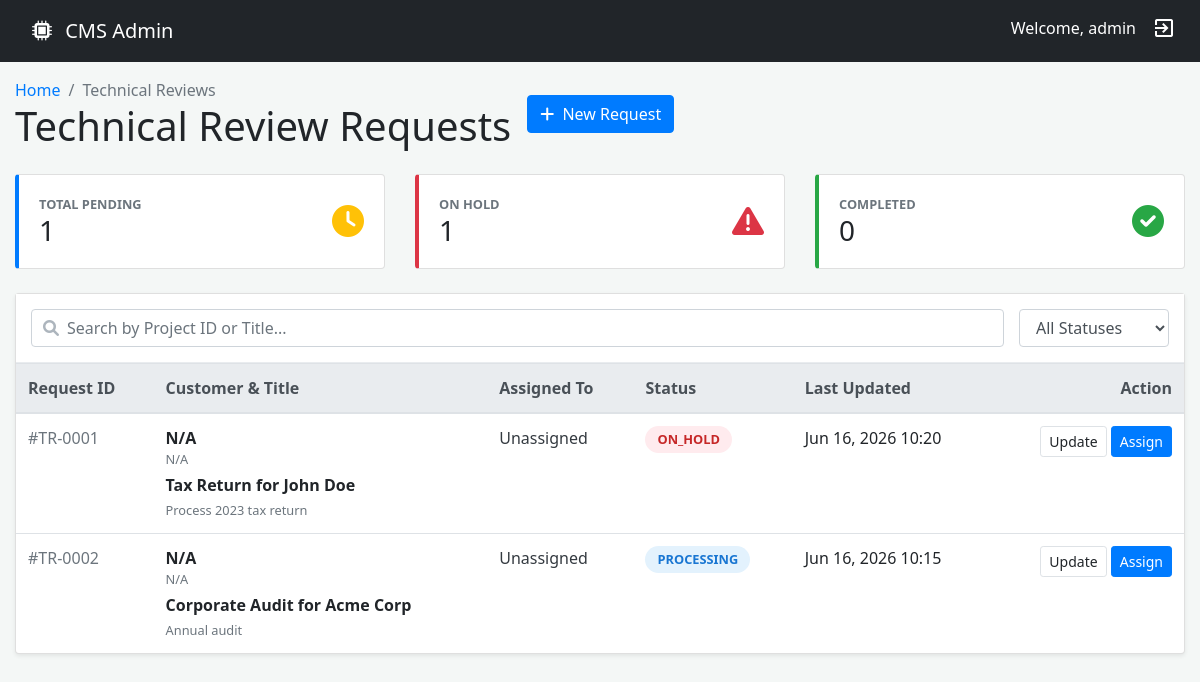
The page /index.php (signed in) on the database as committed earlier.
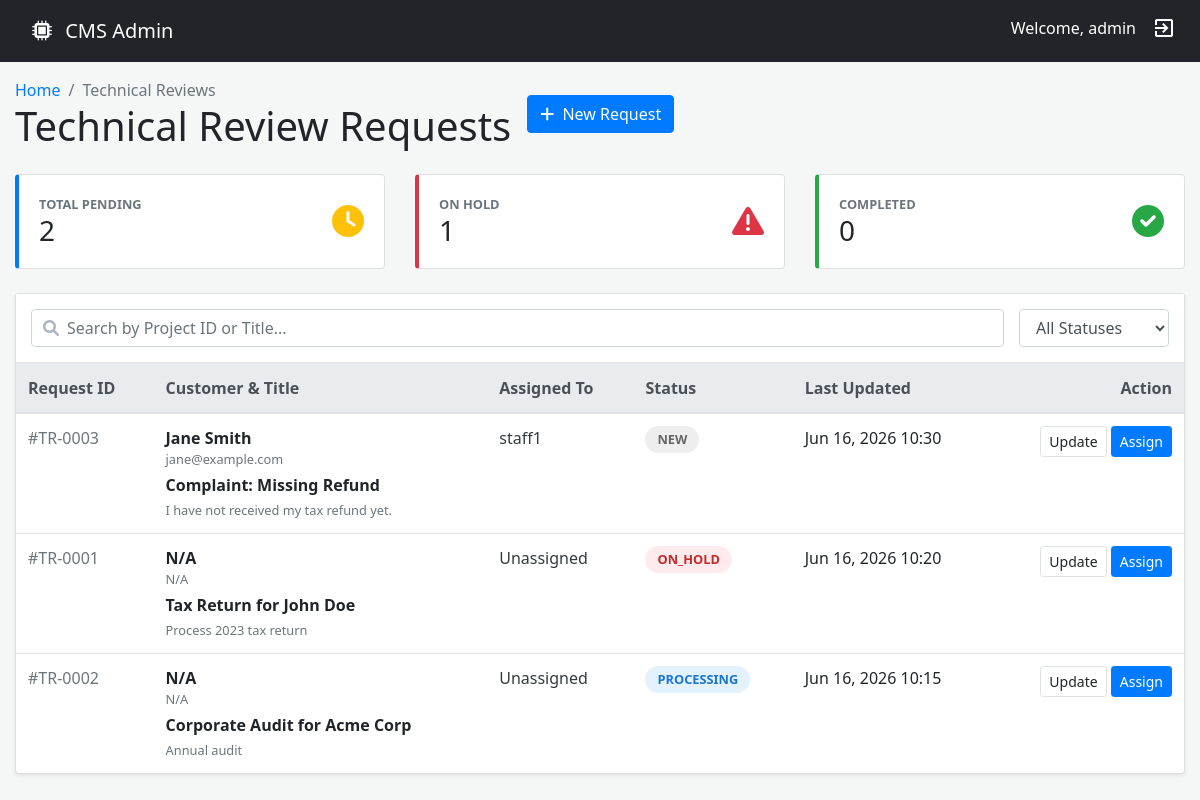
The same page on the database as committed later.
### tables this page shows
CREATE TABLE tasks (
    id INTEGER PRIMARY KEY AUTOINCREMENT,
    title TEXT NOT NULL,
    description TEXT,
    status TEXT CHECK(status IN ('NEW', 'PROCESSING', 'ON_HOLD', 'VERIFYING', 'COMPLETED')) DEFAULT 'NEW',
    created_at DATETIME DEFAULT CURRENT_TIMESTAMP,
    updated_at DATETIME DEFAULT CURRENT_TIMESTAMP
, customer_name TEXT, customer_email TEXT, assigned_to INTEGER REFERENCES users(id));

CREATE TABLE users (
    id INTEGER PRIMARY KEY AUTOINCREMENT,
    username TEXT UNIQUE NOT NULL,
    password TEXT NOT NULL,
    role TEXT DEFAULT 'staff'
);

### includes/functions.php (called while the page is built, shortened)
<?php
function getAllTasks($userId = null, $role = 'admin') {
    $db = getDbConnection();
    if ($role === 'admin') {
        $stmt = $db->query("
            SELECT t.*, u.username as assigned_staff
            FROM tasks t
            LEFT JOIN users u ON t.assigned_to = u.id
            ORDER BY t.updated_at DESC
        ");
        return $stmt->fetchAll();
    }
}
?>

### index.php (the view, shortened to what the changed rows need)
<?php
require_once 'includes/functions.php';
$user_id = $_SESSION['user_id'];
$role = $_SESSION['role'];
$tasks = getAllTasks($user_id, $role);
$totalPending = 0;
foreach ($tasks as $task) {
    if ($task['status'] === 'NEW' || $task['status'] === 'PROCESSING') $totalPending++;
}
?>
<!DOCTYPE html>
<html lang="en" dir="ltr">
<head>
    <link rel="stylesheet" href="https://stackpath.bootstrapcdn.com/bootstrap/4.5.2/css/bootstrap.min.css">
    <link rel="stylesheet" href="https://cdnjs.cloudflare.com/ajax/libs/font-awesome/6.0.0-beta3/css/all.min.css">
</head>
<body class="layout-default">
    <main class="container-fluid page__container">
        <div class="page__heading d-flex align-items-center mt-3 mb-4">
            <div class="flex">
                <h1 class="m-0">Technical Review Requests</h1>
            </div>
        </div>
        <div class="row mb-4">
            <div class="col-lg-4">
                <div class="card card-body flex-row align-items-center card-stats h-100">
                    <div class="flex">
                        <div class="text-muted small text-uppercase font-weight-bold">Total Pending</div>
                        <div class="h3 m-0"><?php echo $totalPending; ?></div>
                    </div>
                </div>
            </div>
        </div>
        <div class="card shadow-sm">
            <div class="table-responsive">
                <table class="table table-hover mb-0">
                    <thead class="thead-light">
                        <tr>
                            <th>Request ID</th>
                            <th>Customer & Title</th>
                            <th>Assigned To</th>
                            <th>Status</th>
                            <th>Last Updated</th>
                            <th class="text-right">Action</th>
                        </tr>
                    </thead>
                    <tbody>
                        <?php foreach ($tasks as $task): ?>
                            <tr>
                                <td><span class="text-muted">#TR-<?php echo sprintf('%04d', $task['id']); ?></span></td>
                                <td>
                                    <div class="customer-info">
                                        <strong><?php echo htmlspecialchars($task['customer_name'] ?? 'N/A'); ?></strong>
                                        <small><?php echo htmlspecialchars($task['customer_email'] ?? 'N/A'); ?></small>
                                    </div>
                                    <div class="mt-1">
                                        <strong><?php echo htmlspecialchars($task['title']); ?></strong><br>
                                        <small class="text-muted"><?php echo htmlspecialchars($task['description'] ?? ''); ?></small>
                                    </div>
                                </td>
                                <td>
                                    <span class="text-dark"><?php echo htmlspecialchars($task['assigned_staff'] ?? 'Unassigned'); ?></span>
                                </td>
                                <td>
                                    <span class="status-pill status-<?php echo strtolower($task['status']); ?>">
                                        <?php echo $task['status']; ?>
                                    </span>
                                </td>
                                <td><?php echo date('M d, Y H:i', strtotime($task['updated_at'])); ?></td>
                                <td class="text-right">
                                    <button class="btn btn-sm btn-white border" onclick="showActionModal(<?php echo $task['id']; ?>, '<?php echo $task['status']; ?>')">Update</button>
                                    <?php if ($role === 'admin'): ?>
                                        <button class="btn btn-sm btn-primary" onclick="showAssignModal(<?php echo $task['id']; ?>)">Assign</button>
                                    <?php endif; ?>
                                </td>
                            </tr>
                        <?php endforeach; ?>
                    </tbody>
                </table>
            </div>
        </div>
    </main>
</body>
</html>

Rows that differ between the two databases and show on the page:
added tasks: id "0003", customer_name "Jane Smith", customer_email "jane@example.com", title "Complaint: Missing Refund", description "I have not received my tax refund yet.", assigned_to.username "staff1", status "NEW", updated_at "Jun 16, 2026 10:30"
Other text that changed with them:
$totalPending: "1" → "2"
